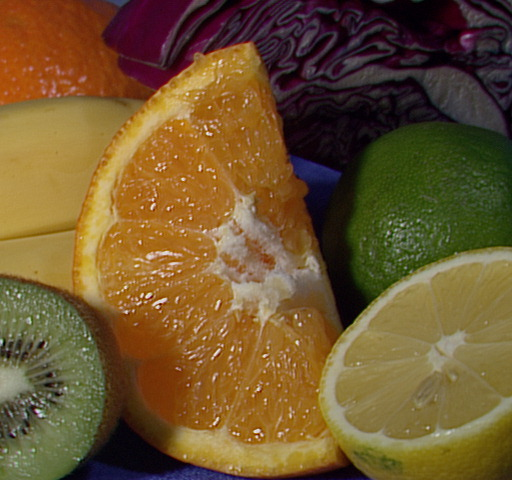
#> input picture 4. ImageProcessing/fruits.jpg, 512 x 480 px
$ python 2.3_Rotation.py
#> lines starting #> are read from the running program, lines starting #| are printed output that depends on the picture
'''
Rotation

Rotation of an image for an angle θ is achieved by the transformation matrix

α=scale⋅cosθ,β=scale⋅sinθ

To find this transformation matrix, OpenCV provides a function, cv.getRotationMatrix2D.
Check below example which rotates the image by 90 degree with respect to center without any scaling.
'''

import numpy as np
import cv2 as cv

img = cv.imread('fruits.jpg',0)
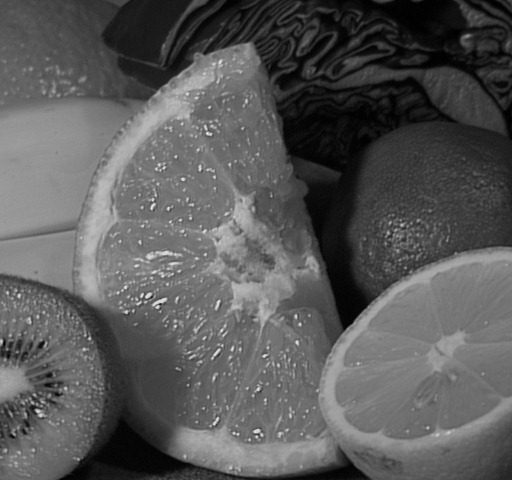
#> img: shape (480, 512); min 0, max 238, mean 88.7

rows,cols = img.shape
#> rows = 480; cols = 512

# cols-1 and rows-1 are the coordinate limits.
M = cv.getRotationMatrix2D(((cols-1)/2.0,(rows-1)/2.0),90,1)
#> M = [[6.12e-17, 1, 16], [-1, 6.12e-17, 495]]
dst = cv.warpAffine(img,M,(cols,rows))
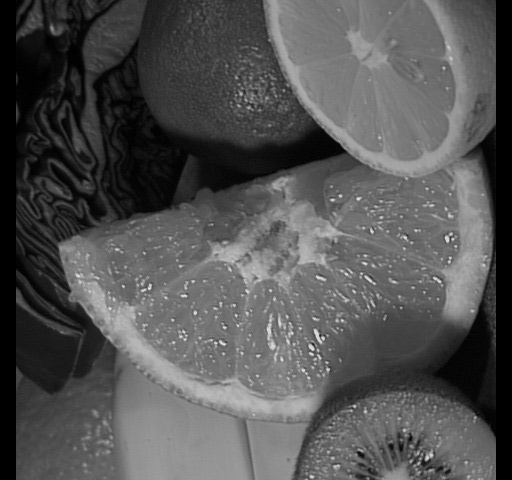
#> dst: shape (480, 512); min 0, max 238, mean 82.8

cv.imshow('img',dst)
cv.waitKey(0)
cv.destroyAllWindows()

'''
warning

Third argument of the cv.warpAffine() function is the size of the output image,
which should be in the form of **(width, height)**.

Remember width = number of columns, and height = number of rows.
'''

$ run again, with 4. ImageProcessing/apple.jpg copied over 4. ImageProcessing/fruits.jpg
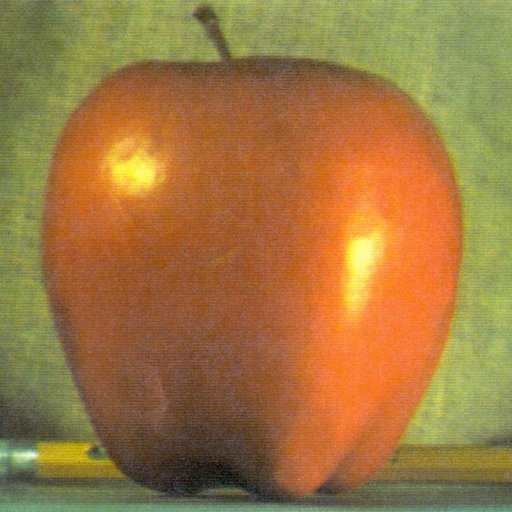
#> input picture 4. ImageProcessing/apple.jpg, 512 x 512 px
#> `img = cv.imread('fruits.jpg',0)`:
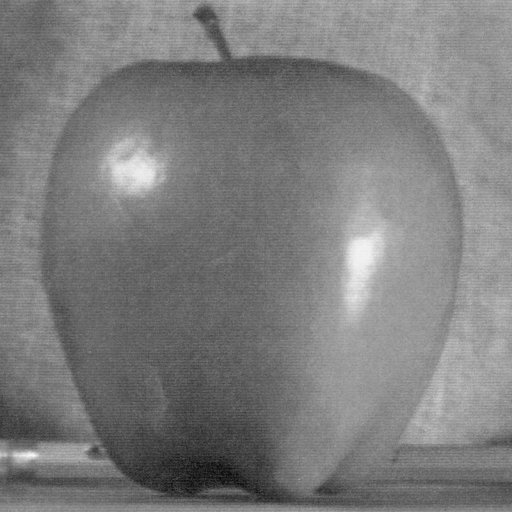
#> img: shape (512, 512); min 7, max 250, mean 125.2
#> `dst = cv.warpAffine(img,M,(cols,rows))`:
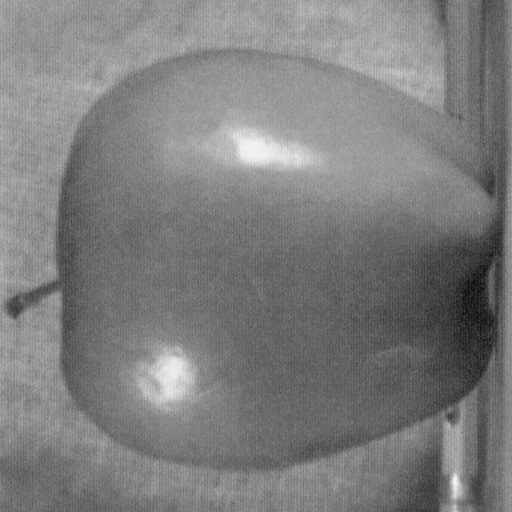
#> dst: shape (512, 512); min 7, max 250, mean 125.2

$ run again, with 4. ImageProcessing/clahe_1.jpg copied over 4. ImageProcessing/fruits.jpg
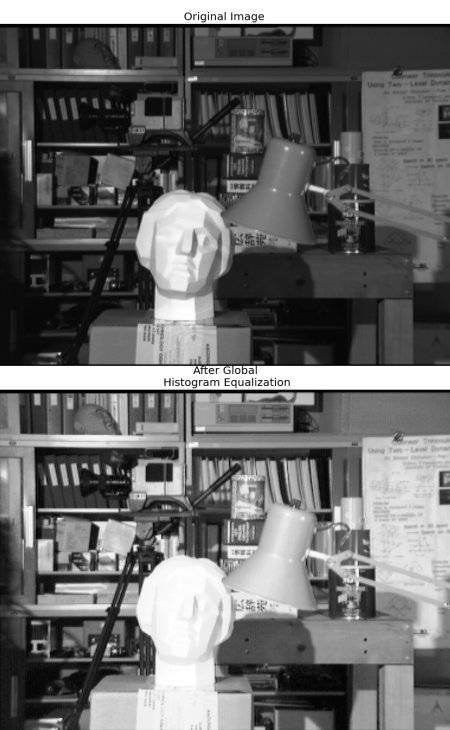
#> input picture 4. ImageProcessing/clahe_1.jpg, 450 x 730 px
#> img is the input picture: shape (730, 450); min 0, max 255, mean 107.8
#> `dst = cv.warpAffine(img,M,(cols,rows))`:
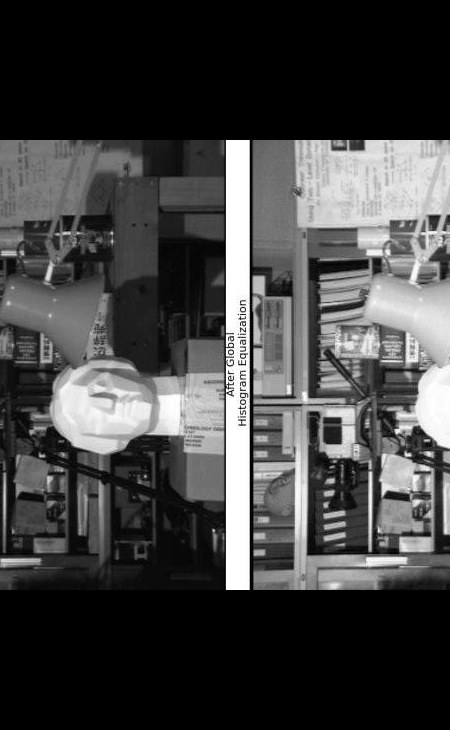
#> dst: shape (730, 450); min 0, max 255, mean 67.1
